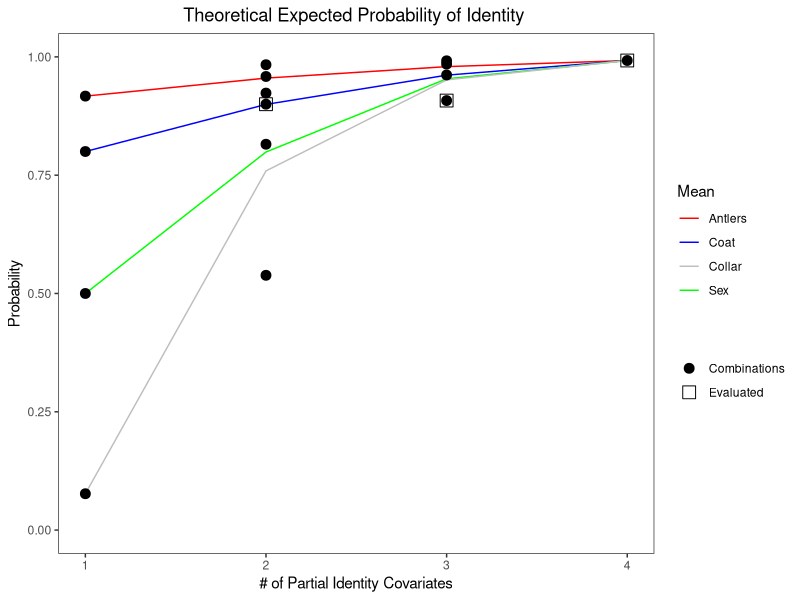

Source code (R):
# Calculating probability of identity
# for partial identities

library(gtools) #for combinations()
library(plyr) #for rbind.fill()
library(ggplot2) #for ggplot()

#the (corrected) partial ids
#parms_IDcovs<-sim_data[[1]][[1]]$parms_IDcovs
parms_IDcovs<-list(antlers_cont=c(0.022,0.185,0.043,0.021,0.070,0.045,
                                  0.055,0.059,0.096,0.085,0.060,0.064,
                                  0.061,0.021,0.021,0.043,0.043,0.006),
                   sex_bin=c(0.5, 0.5),
                   collar_bin=c(0.96, 0.04),
                   coat_bin=c(0.2,0.2,0.2,0.2,0.2))

###4 covariates (all 4); 1 combo ####
# antlers, sex, collar, coat
combos_4<-as.data.frame(combinations(4,4,names(parms_IDcovs)))
combos_4$probs_unique<-NA

for(com in 1:nrow(combos_4)){
  probs<-c() #temporary housing
  
  #for each combination of 4 covariates
  #step 1a: find all unique Identity possibilities 
  
  #names(parms_IDcovs) which(names(parms_IDcovs)%in%combos_4[com,])
  partial_IDsprobs<-expand.grid(parms_IDcovs[[1]],
                                parms_IDcovs[[2]],
                                parms_IDcovs[[3]],
                                parms_IDcovs[[4]])
  #there are this may identity possibilities
  nrow(partial_IDsprobs)
  
  #step 1b: get probability of each identity 
  partial_IDsprobs$probability<-apply(partial_IDsprobs, 1, prod)
  
  #step 2: what's the probability that 2 independent draws 
  # will yield the same identity?
  
  # multinomial: [n!/(x_1! ... x_k!)] * p_1^x1 ... p_k^xk
  # the first term in [] is equal to 2!/(2!*however many 0!'s)= 1
  #the second term reduces to the square of the probabiltiy of the focal identity
  
  for(identity in 1:nrow(partial_IDsprobs)){
    probs<-c(probs,partial_IDsprobs$probability[identity]^2)
  }
  
  sum(probs) #total probability of drawing 2 of the same identities, whatever that identity is.
  
  1-sum(probs) #probability that 2 draws will yield 2 different identities
  combos_4$probs_unique[com]<-(1-sum(probs))
}

combos_4<-cbind(nIDs=4,combos_4)
colnames(combos_4)<-c("nIDs","Antlers","Coat","Collar","Sex","Probs_unique")
combos_4[,2:5]<-1



####3 covariates; 4 combos####
combos_3<-as.data.frame(combinations(4,3,names(parms_IDcovs)))
combos_3$probs_unique<-NA

for(com in 1:nrow(combos_3)){
  probs<-c() #temporary housing
  
  #for each combination of 4 covariates
  #step 1a: find all unique Identity possibilities 
  
  whichPartialIDS<-which(names(parms_IDcovs)%in%combos_3[com,])
  partial_IDsprobs<-expand.grid(parms_IDcovs[[whichPartialIDS[1]]],
                                parms_IDcovs[[whichPartialIDS[2]]],
                                parms_IDcovs[[whichPartialIDS[3]]])
  #there are this may identity possibilities
  nrow(partial_IDsprobs)
  
  #step 1b: get probability of each identity 
  partial_IDsprobs$probability<-apply(partial_IDsprobs, 1, prod)
  
  #step 2: what's the probability that 2 independent draws 
  # will yield the same identity?
  
  # multinomial: [n!/(x_1! ... x_k!)] * p_1^x1 ... p_k^xk
  # the first term in [] is equal to 2!/(2!*however many 0!'s)= 1
  #the second term reduces to the square of the probabiltiy of the focal identity
  
  for(identity in 1:nrow(partial_IDsprobs)){
    probs<-c(probs,partial_IDsprobs$probability[identity]^2)
  }
  
  
  sum(probs) #total probaility of drawing 2 of the same identities
  
  1-sum(probs) #probaility that 2 draws will yield 2 different identities
  combos_3$probs_unique[com]<-(1-sum(probs))
}

combos_3<-cbind(nIDs=3,combos_3)

combos_3final<-matrix(NA,nrow=nrow(combos_3),ncol=6)
colnames(combos_3final)<-c("nIDs","Antlers","Coat","Collar","Sex","Probs_unique")
combos_3final[,1]<-3
combos_3final[,6]<-combos_3$probs_unique
combos_3final<-as.data.frame(combos_3final)
for(com in 1:nrow(combos_3)){
  combos_3final$Antlers[com]<-ifelse("antlers_cont"%in%combos_3[com,2:4],1,0)
  combos_3final$Sex[com]<-ifelse("sex_bin"%in%combos_3[com,2:4],1,0)
  combos_3final$Collar[com]<-ifelse("collar_bin"%in%combos_3[com,2:4],1,0)
  combos_3final$Coat[com]<-ifelse("coat_bin"%in%combos_3[com,2:4],1,0)
  
  
}
combos_3<-combos_3final

####2 covariates; 6 combos#####
combos_2<-as.data.frame(combinations(4,2,names(parms_IDcovs)))
combos_2$probs_unique<-NA
for(com in 1:nrow(combos_2)){
  
  probs<-c() #temporary housing
  
  #for each combination of 4 covariates
  #step 1a: find all unique Identity possibilities 
  
  whichPartialIDS<-which(names(parms_IDcovs)%in%combos_2[com,])
  partial_IDsprobs<-expand.grid(parms_IDcovs[[whichPartialIDS[1]]],
                                parms_IDcovs[[whichPartialIDS[2]]])
  #there are this may identity possibilities
  nrow(partial_IDsprobs)
  
  #step 1b: get probability of each identity 
  partial_IDsprobs$probability<-apply(partial_IDsprobs, 1, prod)
  
  #step 2: what's the probability that 2 independent draws 
  # will yield the same identity?
  
  # multinomial: [n!/(x_1! ... x_k!)] * p_1^x1 ... p_k^xk
  # the first term in [] is equal to 2!/(2!*however many 0!'s)= 1
  #the second term reduces to the square of the probabiltiy of the focal identity
  
  for(identity in 1:nrow(partial_IDsprobs)){
    probs<-c(probs,partial_IDsprobs$probability[identity]^2)
  }
  
  sum(probs) #total probaility of drawing 2 of the same identities
  
  1-sum(probs) #probaility that 2 draws will yield 2 different identities
  combos_2$probs_unique[com]<-(1-sum(probs))
}

combos_2<-cbind(nIDs=2,combos_2)

combos_2final<-matrix(NA,nrow=nrow(combos_2),ncol=6)
colnames(combos_2final)<-c("nIDs","Antlers","Coat","Collar","Sex","Probs_unique")
combos_2final[,1]<-2
combos_2final[,6]<-combos_2$probs_unique
combos_2final<-as.data.frame(combos_2final)
for(com in 1:nrow(combos_2)){
  combos_2final$Antlers[com]<-ifelse("antlers_cont"%in%combos_2[com,2:3],1,0)
  combos_2final$Sex[com]<-ifelse("sex_bin"%in%combos_2[com,2:3],1,0)
  combos_2final$Collar[com]<-ifelse("collar_bin"%in%combos_2[com,2:3],1,0)
  combos_2final$Coat[com]<-ifelse("coat_bin"%in%combos_2[com,2:3],1,0)
  }
combos_2<-combos_2final

####1 covariate; 4 combos####
combos_1<-as.data.frame(combinations(4,1,names(parms_IDcovs)))
combos_1$probs_unique<-NA

for(com in 1:nrow(combos_1)){
  probs<-c() #temporary housing
  
  #for each combination of 4 covariates
  #step 1a: find all unique Identity possibilities 
  
  whichPartialIDS<-which(names(parms_IDcovs)%in%combos_1[com,])
  partial_IDsprobs<-expand.grid(parms_IDcovs[[whichPartialIDS[1]]])
  #there are this may identity possibilities
  nrow(partial_IDsprobs)
  
  #step 1b: get probability of each identity 
  partial_IDsprobs$probability<-apply(partial_IDsprobs, 1, prod)
  
  #step 2: what's the probability that 2 independent draws 
  # will yield the same identity?
  
  # multinomial: [n!/(x_1! ... x_k!)] * p_1^x1 ... p_k^xk
  # the first term in [] is equal to 2!/(1!1!0!0!)= 2
  #the second term reduces to the square of the probabiltiy of the focal identity
  
  for(identity in 1:nrow(partial_IDsprobs)){
    probs<-c(probs,(partial_IDsprobs$probability[identity]^2))
  }
  
  sum(probs) #total probaility of drawing 2 of the same identities
  
  1-sum(probs) #probaility that 2 draws will yield 2 different identities
  combos_1$probs_unique[com]<-(1-sum(probs))
}

combos_1<-cbind(nIDs=1,combos_1)

combos_1final<-matrix(NA,nrow=nrow(combos_1),ncol=6)
colnames(combos_1final)<-c("nIDs","Antlers","Coat","Collar","Sex","Probs_unique")
combos_1final[,1]<-1
combos_1final[,6]<-combos_1$probs_unique
combos_1final<-as.data.frame(combos_1final)

for(com in 1:nrow(combos_1)){
  combos_1final$Antlers[com]<-ifelse("antlers_cont"%in%combos_1[com,2],1,0)
  combos_1final$Sex[com]<-ifelse("sex_bin"%in%combos_1[com,2],1,0)
  combos_1final$Collar[com]<-ifelse("collar_bin"%in%combos_1[com,2],1,0)
  combos_1final$Coat[com]<-ifelse("coat_bin"%in%combos_1[com,2],1,0)
}
combos_1<-combos_1final

###all together ####
combos<-rbind.fill(combos_1,combos_2,combos_3,combos_4)


## we considered
# 4: antler, sex, coat, collar
# 3: sex, collar, coat
# 2: sex, coat
combos[c(15,14,9),]

colors <- c("Antlers" = "red", "Coat" = "blue",
            "Sex"="green","Collar" = "gray")
shapes<-c("Combinations"=19,"Evaluated"=0)

ggplot()+
  scale_color_manual(values = colors)+
  scale_shape_manual(values=shapes)+
  stat_summary(data=combos[combos$Antlers==1,],
               aes(x=nIDs,y=Probs_unique,color="Antlers"),
              fun = mean, geom = "line") +
  stat_summary(data=combos[combos$Coat==1,],
               aes(x=nIDs,y=Probs_unique,color="Coat"),
               fun = mean, geom = "line") +
  stat_summary(data=combos[combos$Sex==1,],
               aes(x=nIDs,y=Probs_unique,color="Sex"),
               fun = mean, geom = "line") +
  stat_summary(data=combos[combos$Collar==1,],
               aes(x=nIDs,y=Probs_unique,color="Collar"),
               fun = mean, geom = "line")+
  geom_point(data=combos[c(15,14,9),],aes(x=nIDs, y=Probs_unique,shape="Evaluated"),size=4)+
  geom_point(data=combos,aes(x=nIDs, y=Probs_unique,shape="Combinations"),size=3)+
  ylim(c(0,1))+
  labs(title="Theoretical Expected Probability of Identity ",
       x="# of Partial Identity Covariates",y="Probability",
       color = "Mean",
       shape ="")+
  theme_bw()+
  theme(plot.title = element_text(hjust = 0.5), 
        panel.grid.major = element_blank(),
        panel.grid.minor = element_blank())


